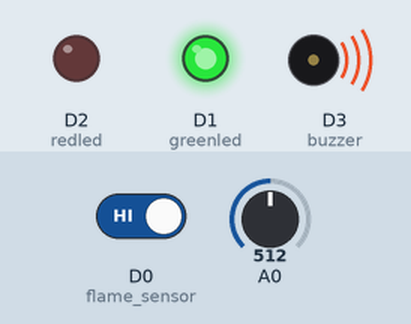
Simulated run of this sketch. Board: ESP8266 (NodeMCU). Shown: output pins drawn as LEDs (lit = HIGH), buzzer (waves = sounding). Inputs (shaded band) come from the test bench; at power-on: A0 = 512, D0 (flame_sensor) HIGH. WiFi joins after 1.5 s; servers stay silent unless stated; the Firebase database answers and starts empty; pins used as bus, display or sensor lines are not drawn; what the sketch prints to the serial monitor is not drawn.

Above: at 2.7 s.
2.8 s: A0 set to 414
11.3 s: A0 set to 392
At 16.9 s:
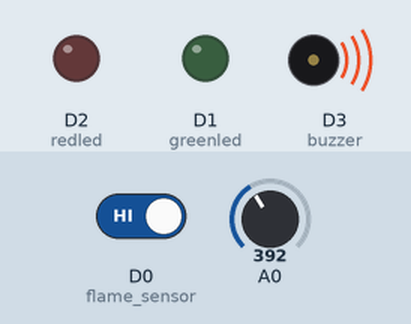
17.2 s: D0 (flame_sensor) driven LOW
At 21.2 s:
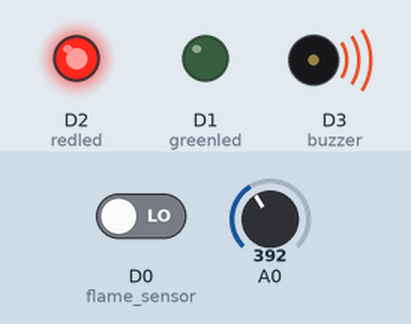
22.0 s: A0 set to 410
At 26.6 s:
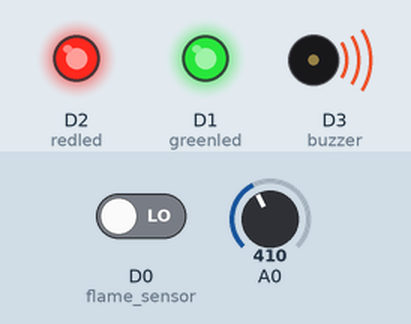
Timing chart, 0 to 27.7 s (numbered marks = the images above; inputs shaded):
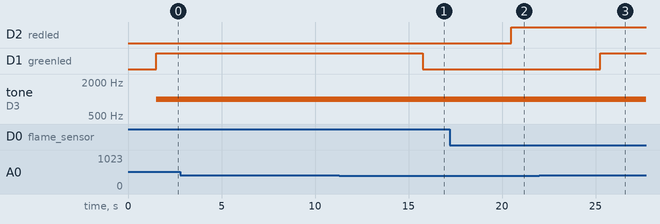

The sketch:

sketch_apr27a.ino
```cpp
// (licence header left out)
// FirebaseDemo_ESP8266 is a sample that demo the different functions
// of the FirebaseArduino API.

#include <ESP8266WiFi.h>
#include <FirebaseArduino.h>

// Set these to run example.
#define FIREBASE_HOST "cool-sina-97974.firebaseio.com"
#define FIREBASE_AUTH "AIWR9kGRJTYjCdHFy78Rj4xdOADP5gGcLDoa2fIA"

#define WIFI_SSID "Gaming Server"
#define WIFI_PASSWORD "Cinco12345"
#define greenled D1
#define redled D2
#define buzzer D3

int gas_sensor;
int flame_sensor = D0;
int flame_detected = 0;


void setup() {
  Serial.begin(9600);
  pinMode(flame_sensor, INPUT);
  pinMode(gas_sensor, INPUT);
  pinMode(greenled,OUTPUT);
  pinMode(redled,OUTPUT);
  pinMode(buzzer,OUTPUT);
  // connect to wifi.
  WiFi.begin(WIFI_SSID, WIFI_PASSWORD);
  Serial.print("connecting");
  while (WiFi.status() != WL_CONNECTED) {
    Serial.print(".");
    delay(500);
  }
  Serial.println();
  Serial.print("connected: ");
  Serial.println(WiFi.localIP());

  Firebase.begin(FIREBASE_HOST, FIREBASE_AUTH);
}

int n = 0;

void loop() {
  // set value
  gas_sensor = analogRead(0);
  flame_detected = digitalRead(flame_sensor);
  Serial.println(flame_detected);
 Serial.println(gas_sensor);

  //digitalWrite(greenled, HIGH);
 //tone(buzzer,1000);

  if(gas_sensor > 400)
  {
    tone(buzzer, 1000);
    digitalWrite(greenled, HIGH);
  }
  /*else if
  {
    digitalWrite(greenled, LOW);
    noTone(buzzer);
  }*/
  else if (flame_detected == 0)
  {
    digitalWrite(buzzer, HIGH);
    digitalWrite(redled, HIGH);
  }
  else
  {
    noTone(buzzer);
    digitalWrite(greenled,LOW);
    digitalWrite(redled, LOW);
  }

  delay(1000);

  Firebase.setFloat("gasleaklevel", gas_sensor);
  Firebase.setFloat("flame",flame_detected);
  if (Firebase.failed()) {
      Serial.print("setting /number failed:");
      Serial.println(Firebase.error());
      return;
  }
  delay(1000);


  // update value
  Firebase.setFloat("gasleaklevel",gas_sensor);
  Firebase.setFloat("flame",flame_detected);
  if (Firebase.failed()) {
      Serial.print("setting /number failed:");
      Serial.println(Firebase.error());
      return;
  }
  delay(1000);


  // get value
  Serial.print("gasleaklevel: ");
  Serial.println(Firebase.getFloat("gasleaklevel"));
  delay(1000);

  // remove value
  //Firebase.remove("gasleaklevel");
   //Firebase.remove("flame");
  //delay(1000);


}
```

Measured:
- the behaviour switches between 401 and 400 on A0 (found by bisection; images 0 and 1)
- after the input at 2.8 s, every drawn part: stays the same
- after the input at 11.3 s, D1 (greenled): HIGH → LOW after 4.5 s
- after the input at 17.2 s, D2 (redled): LOW → HIGH after 3.3 s
- after the input at 22.0 s, D1 (greenled): LOW → HIGH after 3.3 s
